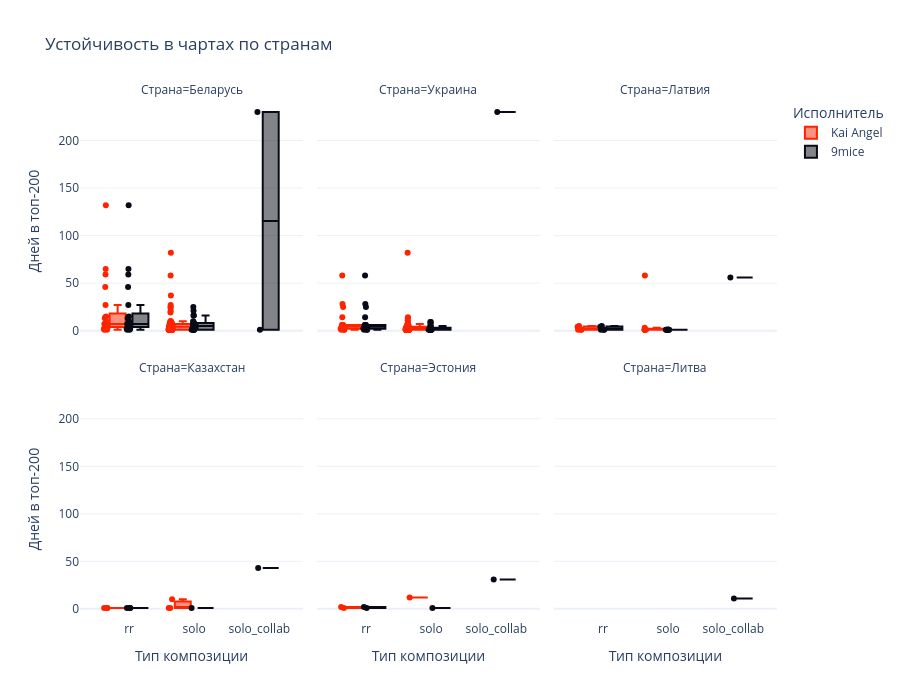

The code cell stored with this chart in its notebook:
### Markdown cell above
### Устойчивость в чартах

Доля дней в чарте = число дней в топ-200 / число дней наблюдения × 100%.

Начало наблюдения - более поздняя из дат релиза и начала архива страны. Конец - дата обновления этой страны. Если число дней превышало период наблюдения, отмечалось расхождение между метаданными и архивом; такие записи исключали **только** из нормализованной метрики, а не из исходной статистики чартов.

### Code cell
stability["archive_start"] = pd.to_datetime(stability["archive_start"], utc=True)
stability["archive_end"] = pd.to_datetime(stability["archive_end"], utc=True)

release_day = pd.to_datetime(stability["release_date"], utc=True).dt.normalize()
stability["observation_start"] = release_day.where(
    release_day >= stability["archive_start"], stability["archive_start"]
)

stability["days_available"] = (
    stability["archive_end"] - stability["observation_start"]
).dt.days + 1

stability["chart_share"] = (
    stability["days_in_chart"] / stability["days_available"] * 100
)

valid = (
    release_day.notna() &
    (stability["days_available"] > 0) &
    stability["chart_share"].between(0, 100)
)

stability_valid = stability[valid].copy()

print("Расхождения дат или числа дней:", (~valid).sum())
display(stability.loc[~valid, [
    "country", "artist", "track_name", "release_date", "days_in_chart", "days_available"
]])

if not stability.empty:
    fig = px.box(
        stability, x="collab_type", y="days_in_chart",
        color="artist", points="all", hover_name="track_name",
        facet_col="country", facet_col_wrap=3,
        color_discrete_map=artist_colors, template="plotly_white",
        title="Устойчивость в чартах по странам",
        labels={"collab_type": "Тип композиции", "days_in_chart": "Дней в топ-200",
                "artist": "Исполнитель", "country": "Страна"},
        height=350 * ((stability["country"].nunique() + 2) // 3)
    )
    fig.show()

### Figure 1 — Plotly figure (JSON) as saved in the notebook; plotly's stock layout.template omitted (floating-point values rounded to 4 significant figures)
{"data": [{"alignmentgroup": "True", "boxpoints": "all", "hovertemplate": "<b>%{hovertext}</b><br><br>Исполнитель=Kai Angel<br>Страна=Беларусь<br>Тип композиции=%{x}<br>Дней в топ-200=%{y}<extra></extra>", "hovertext": ["LIPSTICK", "JUMP!", "ANGRYY", "ELA-ELA (feat. Kai Angel)", "DANCE LIKE U IN PAIN", "SHOW OFF", "VICTIM", "1-800-PARADISE", "SLAYERR", "SPIDERR", "EUPHORIA", "RESTART", "ХОЛОД", "MYSPACE", "RAW", "RIOT", "HILLS", "/godmode", "Cyber Is Dead Interlude", "Fountainebleu", "Phoenix", "Blum - Big City Life", "Ринопластика", "So Good", "Frank Ocean", "2017", "Da Vinci", "LMFAO", "Ice + Alabaster", "Tusa V.I.P.", "I Love God", "Hollywood Takeover...", "I Wanna Be Your Dog", "Hate People", "Fire Alarm", "Murder On The Dancefloor", "Homecoming", "Madam", "quiet turn up", "john galliano", "millions", "i hate fashion shows", "laperouse", "aimed u up", "white ferrari", "hurt", "lovesong", "welcome to forever", "are you happy", "im all blessed the f**k up", "basement", "mirrors", "chelsea smile", "444", "parasocial freestyle", "designer's paradise", "fire walk with me", "sirens", "drive", "0 tears", "damage", "freddy krueger", "Limousine Music", "Pretty Girls", "Sting", "TV", "Mulholland", "evil icon baby", "pleasure", "NAKED", "Razorblade kiss", "andy warhol", "1 more", "BABYLON", "le royal monceau gatsby séance", "yes i glow in the dark but also i am the dark", "Flowers", "chateau", "gladiator", "OFFICE SONG", "david bowie", "having fun", "Leopard Red", "ew", "STFU!", "1971 Rockstar", "does it hurt?", "Madam 2", "chrome hearts"], "legendgroup": "Kai Angel", "marker": {"color": "#FF2400"}, "name": "Kai Angel", "notched": false, "offsetgroup": "Kai Angel", "orientation": "v", "showlegend": true, "type": "box", "x": ["rr", "solo", "solo", "rr", "solo", "solo", "solo", "solo", "solo", "solo", "solo", "solo", "solo", "solo", "solo", "solo", "solo", "solo", "rr", "rr", "rr", "rr", "rr", "rr", "rr", "rr", "rr", "rr", "rr", "rr", "rr", "rr", "rr", "rr", "rr", "rr", "rr", "solo", "solo", "solo", "solo", "solo", "solo", "solo", "solo", "solo", "solo", "solo", "solo", "solo", "solo", "solo", "solo", "solo", "solo", "solo", "solo", "solo", "solo", "solo", "solo", "solo", "solo", "solo", "solo", "solo", "solo", "solo", "solo", "solo", "solo", "solo", "solo", "solo", "solo", "solo", "solo", "solo", "solo", "solo", "solo", "solo", "solo", "solo", "solo", "solo", "solo", "solo", "solo"], "x0": " ", "xaxis": "x4", "y": [59, 1, 1, 1, 1, 1, 3, 2, 1, 2, 2, 1, 3, 1, 1, 1, 1, 1, 1, 14, 46, 15, 132, 13, 7, 27, 7, 7, 65, 7, 6, 3, 6, 2, 10, 2, 4, 37, 10, 4, 7, 2, 6, 1, 4, 6, 19, 25, 27, 9, 10, 4, 8, 6, 5, 5, 1, 7, 7, 1, 5, 8, 21, 6, 2, 5, 5, 8, 4, 4, 2, 82, 2, 58, 1, 1, 2, 10, 24, 4, 1, 4, 3, 1, 1, 1, 1, 3, 6], "y0": " ", "yaxis": "y4"}, {"alignmentgroup": "True", "boxpoints": "all", "hovertemplate": "<b>%{hovertext}</b><br><br>Исполнитель=Kai Angel<br>Страна=Украина<br>Тип композиции=%{x}<br>Дней в топ-200=%{y}<extra></extra>", "hovertext": ["VICTIM", "1-800-PARADISE", "SPIDERR", "EUPHORIA", "MYSPACE", "Fountainebleu", "Phoenix", "Blum - Big City Life", "Ринопластика", "So Good", "Frank Ocean", "2017", "Da Vinci", "LMFAO", "Ice + Alabaster", "Tusa V.I.P.", "I Love God", "Hollywood Takeover...", "I Wanna Be Your Dog", "Hate People", "Fire Alarm", "Murder On The Dancefloor", "Homecoming", "Madam", "quiet turn up", "john galliano", "millions", "i hate fashion shows", "laperouse", "aimed u up", "white ferrari", "hurt", "lovesong", "welcome to forever", "are you happy", "im all blessed the f**k up", "basement", "mirrors", "chelsea smile", "444", "parasocial freestyle", "designer's paradise", "sirens", "drive", "damage", "freddy krueger", "Limousine Music", "Pretty Girls", "Sting", "TV", "Mulholland", "evil icon baby", "pleasure", "NAKED", "Razorblade kiss", "andy warhol", "1 more", "BABYLON", "le royal monceau gatsby séance", "Flowers", "chateau", "gladiator", "OFFICE SONG", "david bowie", "having fun", "Leopard Red", "ew", "STFU!", "1971 Rockstar", "does it hurt?", "Madam 2", "chrome hearts"], "legendgroup": "Kai Angel", "marker": {"color": "#FF2400"}, "name": "Kai Angel", "notched": false, "offsetgroup": "Kai Angel", "orientation": "v", "showlegend": false, "type": "box", "x": ["solo", "solo", "solo", "solo", "solo", "rr", "rr", "rr", "rr", "rr", "rr", "rr", "rr", "rr", "rr", "rr", "rr", "rr", "rr", "rr", "rr", "rr", "rr", "solo", "solo", "solo", "solo", "solo", "solo", "solo", "solo", "solo", "solo", "solo", "solo", "solo", "solo", "solo", "solo", "solo", "solo", "solo", "solo", "solo", "solo", "solo", "solo", "solo", "solo", "solo", "solo", "solo", "solo", "solo", "solo", "solo", "solo", "solo", "solo", "solo", "solo", "solo", "solo", "solo", "solo", "solo", "solo", "solo", "solo", "solo", "solo", "solo"], "x0": " ", "xaxis": "x5", "y": [1, 1, 1, 1, 1, 6, 25, 6, 58, 5, 4, 14, 6, 4, 28, 2, 4, 2, 3, 1, 6, 1, 1, 14, 6, 3, 5, 1, 3, 1, 3, 4, 13, 5, 6, 4, 2, 1, 3, 1, 1, 1, 1, 1, 1, 1, 7, 2, 2, 4, 3, 5, 3, 2, 1, 82, 2, 9, 1, 1, 4, 11, 2, 1, 2, 2, 1, 1, 1, 1, 1, 3], "y0": " ", "yaxis": "y5"}, {"alignmentgroup": "True", "boxpoints": "all", "hovertemplate": "<b>%{hovertext}</b><br><br>Исполнитель=Kai Angel<br>Страна=Латвия<br>Тип композиции=%{x}<br>Дней в топ-200=%{y}<extra></extra>", "hovertext": ["Fountainebleu", "Phoenix", "Ринопластика", "2017", "Ice + Alabaster", "Madam", "quiet turn up", "hurt", "lovesong", "are you happy", "Limousine Music", "andy warhol", "gladiator"], "legendgroup": "Kai Angel", "marker": {"color": "#FF2400"}, "name": "Kai Angel", "notched": false, "offsetgroup": "Kai Angel", "orientation": "v", "showlegend": false, "type": "box", "x": ["rr", "rr", "rr", "rr", "rr", "solo", "solo", "solo", "solo", "solo", "solo", "solo", "solo"], "x0": " ", "xaxis": "x6", "y": [1, 4, 1, 1, 5, 1, 1, 1, 3, 1, 1, 58, 1], "y0": " ", "yaxis": "y6"}, {"alignmentgroup": "True", "boxpoints": "all", "hovertemplate": "<b>%{hovertext}</b><br><br>Исполнитель=Kai Angel<br>Страна=Казахстан<br>Тип композиции=%{x}<br>Дней в топ-200=%{y}<extra></extra>", "hovertext": ["Phoenix", "2017", "Ice + Alabaster", "Madam", "lovesong", "andy warhol"], "legendgroup": "Kai Angel", "marker": {"color": "#FF2400"}, "name": "Kai Angel", "notched": false, "offsetgroup": "Kai Angel", "orientation": "v", "showlegend": false, "type": "box", "x": ["rr", "rr", "rr", "solo", "solo", "solo"], "x0": " ", "xaxis": "x", "y": [1, 1, 1, 1, 1, 10], "y0": " ", "yaxis": "y"}, {"alignmentgroup": "True", "boxpoints": "all", "hovertemplate": "<b>%{hovertext}</b><br><br>Исполнитель=Kai Angel<br>Страна=Эстония<br>Тип композиции=%{x}<br>Дней в топ-200=%{y}<extra></extra>", "hovertext": ["Phoenix", "Ice + Alabaster", "andy warhol"], "legendgroup": "Kai Angel", "marker": {"color": "#FF2400"}, "name": "Kai Angel", "notched": false, "offsetgroup": "Kai Angel", "orientation": "v", "showlegend": false, "type": "box", "x": ["rr", "rr", "solo"], "x0": " ", "xaxis": "x2", "y": [2, 1, 12], "y0": " ", "yaxis": "y2"}, {"alignmentgroup": "True", "boxpoints": "all", "hovertemplate": "<b>%{hovertext}</b><br><br>Исполнитель=9mice<br>Страна=Беларусь<br>Тип композиции=%{x}<br>Дней в топ-200=%{y}<extra></extra>", "hovertext": ["LIPSTICK", "ГЕРОИНЯ", "CHAINSAW", "MMW", "FACE", "SV", "ELA-ELA (feat. Kai Angel)", "Your Love", "Cyber Is Dead Interlude", "Fountainebleu", "Phoenix", "Blum - Big City Life", "Ринопластика", "So Good", "Frank Ocean", "2017", "Da Vinci", "LMFAO", "Ice + Alabaster", "Tusa V.I.P.", "I Love God", "Hollywood Takeover...", "I Wanna Be Your Dog", "Hate People", "Fire Alarm", "Murder On The Dancefloor", "Homecoming", "Anora", "ГОША РУБЧИНСКИЙ", "Москва - Владивосток", "u+me", "stranger", "jenna", "nirvana", "distance", "kill bill / evian", "famous", "humble", "dry lips freestyle", "romance", "chanel no9", "less than 0", "sugar", "acoustic", "weightless / outro", "Do Vesni", "Jealous", "Нет Тебя", "Honey Bunny (Numb)", "Smokey Eyes"], "legendgroup": "9mice", "marker": {"color": "#080B16"}, "name": "9mice", "notched": false, "offsetgroup": "9mice", "orientation": "v", "showlegend": true, "type": "box", "x": ["rr", "solo", "solo", "solo", "solo", "solo", "rr", "solo", "rr", "rr", "rr", "rr", "rr", "rr", "rr", "rr", "rr", "rr", "rr", "rr", "rr", "rr", "rr", "rr", "rr", "rr", "rr", "solo", "solo", "solo", "solo", "solo", "solo", "solo", "solo", "solo", "solo", "solo", "solo", "solo", "solo", "solo", "solo", "solo", "solo", "solo", "solo_collab", "solo_collab", "solo", "solo"], "x0": " ", "xaxis": "x4", "y": [59, 25, 1, 1, 5, 1, 1, 8, 1, 14, 46, 15, 132, 13, 7, 27, 7, 7, 65, 7, 6, 3, 6, 2, 10, 2, 4, 21, 6, 7, 2, 5, 16, 5, 10, 8, 16, 3, 4, 5, 3, 1, 1, 1, 1, 1, 230, 1, 5, 9], "y0": " ", "yaxis": "y4"}, {"alignmentgroup": "True", "boxpoints": "all", "hovertemplate": "<b>%{hovertext}</b><br><br>Исполнитель=9mice<br>Страна=Украина<br>Тип композиции=%{x}<br>Дней в топ-200=%{y}<extra></extra>", "hovertext": ["ГЕРОИНЯ", "CHAINSAW", "FACE", "SV", "Your Love", "Fountainebleu", "Phoenix", "Blum - Big City Life", "Ринопластика", "So Good", "Frank Ocean", "2017", "Da Vinci", "LMFAO", "Ice + Alabaster", "Tusa V.I.P.", "I Love God", "Hollywood Takeover...", "I Wanna Be Your Dog", "Hate People", "Fire Alarm", "Murder On The Dancefloor", "Homecoming", "Anora", "ГОША РУБЧИНСКИЙ", "Москва - Владивосток", "u+me", "stranger", "jenna", "nirvana", "distance", "kill bill / evian", "famous", "humble", "dry lips freestyle", "romance", "chanel no9", "sugar", "Jealous", "Honey Bunny (Numb)", "Smokey Eyes"], "legendgroup": "9mice", "marker": {"color": "#080B16"}, "name": "9mice", "notched": false, "offsetgroup": "9mice", "orientation": "v", "showlegend": false, "type": "box", "x": ["solo", "solo", "solo", "solo", "solo", "rr", "rr", "rr", "rr", "rr", "rr", "rr", "rr", "rr", "rr", "rr", "rr", "rr", "rr", "rr", "rr", "rr", "rr", "solo", "solo", "solo", "solo", "solo", "solo", "solo", "solo", "solo", "solo", "solo", "solo", "solo", "solo", "solo", "solo_collab", "solo", "solo"], "x0": " ", "xaxis": "x5", "y": [2, 1, 1, 1, 2, 6, 25, 6, 58, 5, 4, 14, 6, 4, 28, 2, 4, 2, 3, 1, 6, 1, 1, 9, 5, 1, 1, 2, 9, 1, 3, 5, 7, 1, 1, 2, 1, 1, 230, 1, 3], "y0": " ", "yaxis": "y5"}, {"alignmentgroup": "True", "boxpoints": "all", "hovertemplate": "<b>%{hovertext}</b><br><br>Исполнитель=9mice<br>Страна=Латвия<br>Тип композиции=%{x}<br>Дней в топ-200=%{y}<extra></extra>", "hovertext": ["ГЕРОИНЯ", "Fountainebleu", "Phoenix", "Ринопластика", "2017", "Ice + Alabaster", "Anora", "ГОША РУБЧИНСКИЙ", "Москва - Владивосток", "jenna", "distance", "kill bill / evian", "famous", "Jealous"], "legendgroup": "9mice", "marker": {"color": "#080B16"}, "name": "9mice", "notched": false, "offsetgroup": "9mice", "orientation": "v", "showlegend": false, "type": "box", "x": ["solo", "rr", "rr", "rr", "rr", "rr", "solo", "solo", "solo", "solo", "solo", "solo", "solo", "solo_collab"], "x0": " ", "xaxis": "x6", "y": [1, 1, 4, 1, 1, 5, 1, 1, 1, 1, 1, 1, 1, 56], "y0": " ", "yaxis": "y6"}, {"alignmentgroup": "True", "boxpoints": "all", "hovertemplate": "<b>%{hovertext}</b><br><br>Исполнитель=9mice<br>Страна=Казахстан<br>Тип композиции=%{x}<br>Дней в топ-200=%{y}<extra></extra>", "hovertext": ["Phoenix", "2017", "Ice + Alabaster", "Anora", "Jealous"], "legendgroup": "9mice", "marker": {"color": "#080B16"}, "name": "9mice", "notched": false, "offsetgroup": "9mice", "orientation": "v", "showlegend": false, "type": "box", "x": ["rr", "rr", "rr", "solo", "solo_collab"], "x0": " ", "xaxis": "x", "y": [1, 1, 1, 1, 43], "y0": " ", "yaxis": "y"}, {"alignmentgroup": "True", "boxpoints": "all", "hovertemplate": "<b>%{hovertext}</b><br><br>Исполнитель=9mice<br>Страна=Эстония<br>Тип композиции=%{x}<br>Дней в топ-200=%{y}<extra></extra>", "hovertext": ["Phoenix", "Ice + Alabaster", "jenna", "Jealous"], "legendgroup": "9mice", "marker": {"color": "#080B16"}, "name": "9mice", "notched": false, "offsetgroup": "9mice", "orientation": "v", "showlegend": false, "type": "box", "x": ["rr", "rr", "solo", "solo_collab"], "x0": " ", "xaxis": "x2", "y": [2, 1, 1, 31], "y0": " ", "yaxis": "y2"}, {"alignmentgroup": "True", "boxpoints": "all", "hovertemplate": "<b>%{hovertext}</b><br><br>Исполнитель=9mice<br>Страна=Литва<br>Тип композиции=%{x}<br>Дней в топ-200=%{y}<extra></extra>", "hovertext": ["Jealous"], "legendgroup": "9mice", "marker": {"color": "#080B16"}, "name": "9mice", "notched": false, "offsetgroup": "9mice", "orientation": "v", "showlegend": false, "type": "box", "x": ["solo_collab"], "x0": " ", "xaxis": "x3", "y": [11], "y0": " ", "yaxis": "y3"}], "layout": {"annotations": [{"font": {}, "showarrow": false, "text": "Страна=Казахстан", "x": 0.16, "xanchor": "center", "xref": "paper", "y": 0.465, "yanchor": "bottom", "yref": "paper"}, {"font": {}, "showarrow": false, "text": "Страна=Эстония", "x": 0.5, "xanchor": "center", "xref": "paper", "y": 0.465, "yanchor": "bottom", "yref": "paper"}, {"font": {}, "showarrow": false, "text": "Страна=Литва", "x": 0.84, "xanchor": "center", "xref": "paper", "y": 0.465, "yanchor": "bottom", "yref": "paper"}, {"font": {}, "showarrow": false, "text": "Страна=Беларусь", "x": 0.16, "xanchor": "center", "xref": "paper", "y": 1.0, "yanchor": "bottom", "yref": "paper"}, {"font": {}, "showarrow": false, "text": "Страна=Украина", "x": 0.5, "xanchor": "center", "xref": "paper", "y": 1.0, "yanchor": "bottom", "yref": "paper"}, {"font": {}, "showarrow": false, "text": "Страна=Латвия", "x": 0.84, "xanchor": "center", "xref": "paper", "y": 1.0, "yanchor": "bottom", "yref": "paper"}], "boxmode": "group", "height": 700, "legend": {"title": {"text": "Исполнитель"}, "tracegroupgap": 0}, "title": {"text": "Устойчивость в чартах по странам"}, "xaxis": {"anchor": "y", "domain": [0, 0.32], "title": {"text": "Тип композиции"}}, "xaxis2": {"anchor": "y2", "domain": [0.34, 0.66], "matches": "x", "title": {"text": "Тип композиции"}}, "xaxis3": {"anchor": "y3", "domain": [0.68, 1.0], "matches": "x", "title": {"text": "Тип композиции"}}, "xaxis4": {"anchor": "y4", "domain": [0, 0.32], "matches": "x", "showticklabels": false}, "xaxis5": {"anchor": "y5", "domain": [0.34, 0.66], "matches": "x", "showticklabels": false}, "xaxis6": {"anchor": "y6", "domain": [0.68, 1.0], "matches": "x", "showticklabels": false}, "yaxis": {"anchor": "x", "domain": [0, 0.465], "title": {"text": "Дней в топ-200"}}, "yaxis2": {"anchor": "x2", "domain": [0, 0.465], "matches": "y", "showticklabels": false}, "yaxis3": {"anchor": "x3", "domain": [0, 0.465], "matches": "y", "showticklabels": false}, "yaxis4": {"anchor": "x4", "domain": [0.535, 1.0], "matches": "y", "title": {"text": "Дней в топ-200"}}, "yaxis5": {"anchor": "x5", "domain": [0.535, 1.0], "matches": "y", "showticklabels": false}, "yaxis6": {"anchor": "x6", "domain": [0.535, 1.0], "matches": "y", "showticklabels": false}}}
